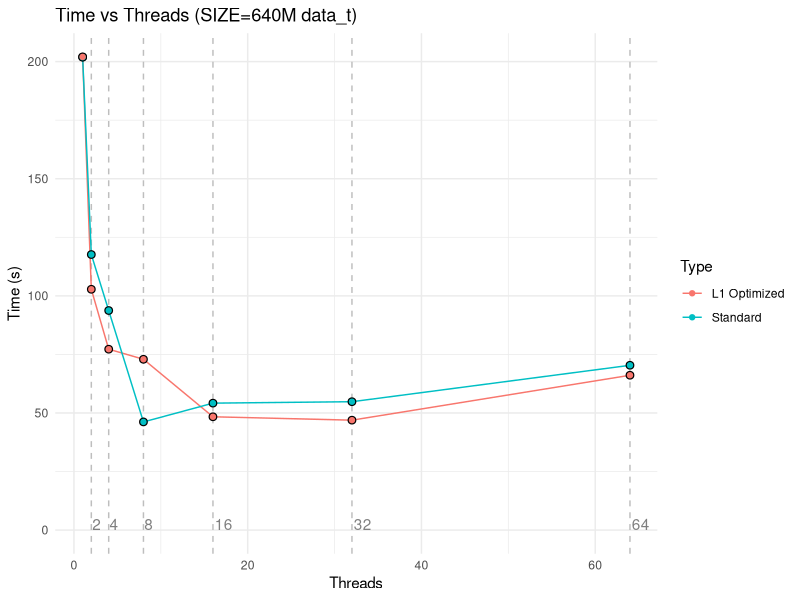
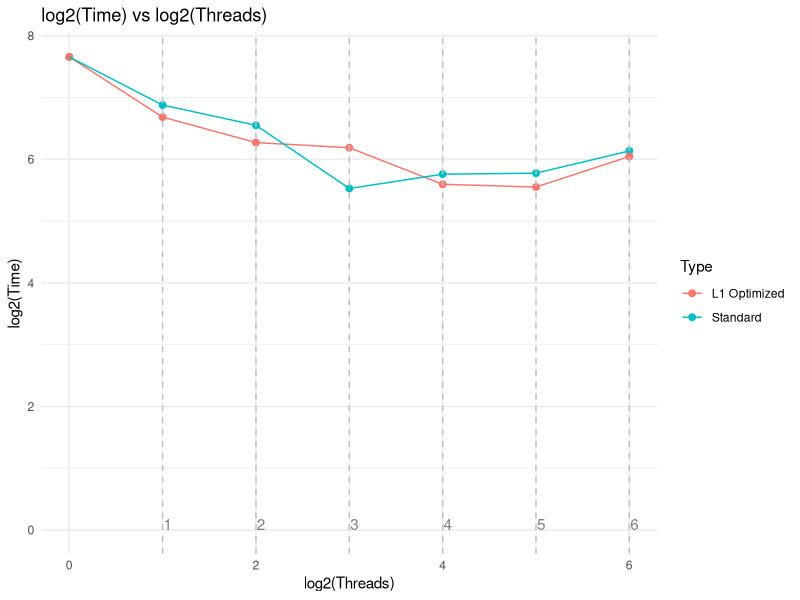
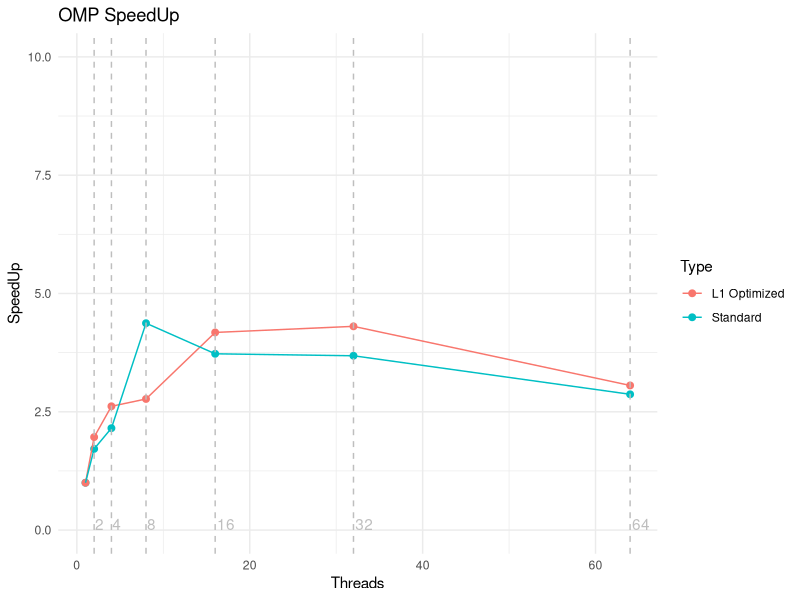
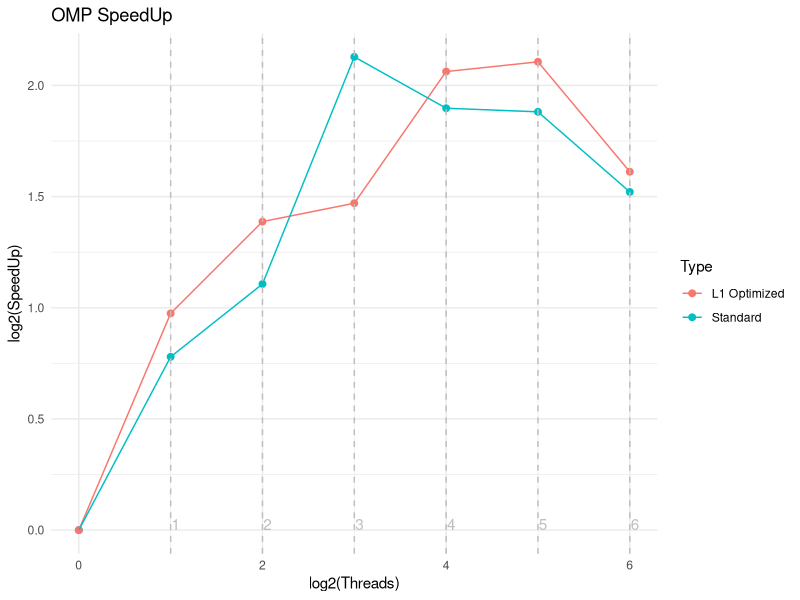
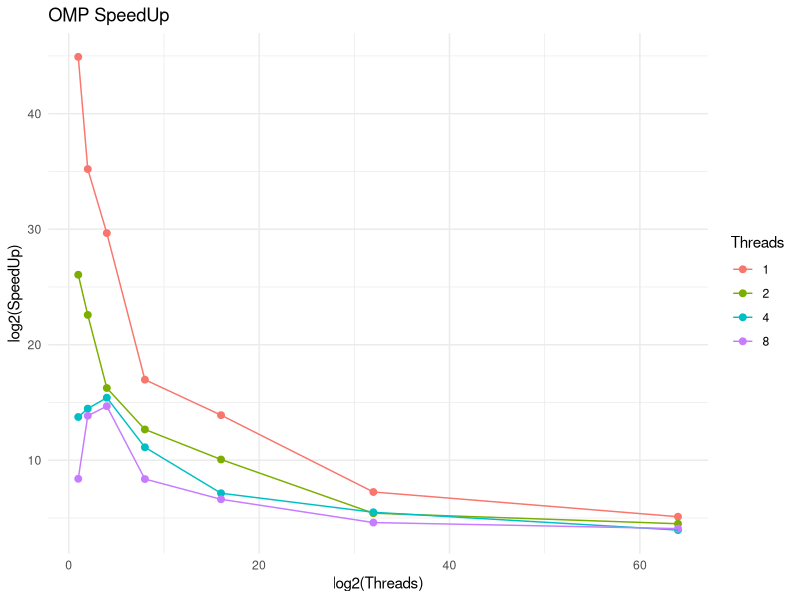

Recreate these plots in R, in order.
## ---- chunk 1
knitr::opts_chunk$set(echo = TRUE)
## ---- chunk 2
library(tidyverse)
library(ggplot2)
## ---- chunk 3
omp_timings<- read.csv("../timings/omp_scaling_640M.csv")
omp_timings<- omp_timings%>%
  group_by(Threads) %>%
  summarise(Time = mean(Time, na.rm = TRUE))
omp_timings$SpeedUp<- omp_timings$Time[1] / omp_timings$Time
omp_timings$Type= "Standard"
## ---- chunk 4
omp_timings_L1<- read.csv("../timings/omp_scaling_L1_640M.csv")
omp_timings_L1<- omp_timings_L1%>%
  group_by(Threads) %>%
  summarise(Time = min(Time, na.rm = TRUE))
omp_timings_L1$SpeedUp<- omp_timings_L1$Time[1] / omp_timings_L1$Time
omp_timings_L1$Type= "L1 Optimized"
## ---- chunk 5
df= rbind(omp_timings,omp_timings_L1)
df$Type=as.factor(df$Type)
## ---- chunk 6
df %>%
  ggplot(aes(x = Threads, y = Time, color = Type)) +
  geom_vline(xintercept = c(2,4,8,16,32,64), linetype = "dashed", color = "grey")+
  annotate("text", x = c(2,4,8,16,32,64), y = rep(0,6), label = c(2,4,8,16,32,64), 
           vjust = 0, hjust = -0.1,color="grey50")+
  geom_line() +
  geom_point(size=2.3,col="black")+
  geom_point(size=1.5)+
  labs(title = "Time vs Threads (SIZE=640M data_t)",
         x = "Threads",
         y = "Time (s)") +
    theme_minimal()
## ---- chunk 7
df %>%
  ggplot(aes(x = log2(Threads), y = log2(Time), color = Type)) +
  geom_point(size=2)+
  geom_line() +
  geom_vline(xintercept = 1:6, linetype = "dashed", color = "grey")+
  annotate("text", x = 1:6, y = rep(0,6), label = 1:6, 
           vjust = 0, hjust = -0.1,color="grey50")+
    labs(title = "log2(Time) vs log2(Threads)",
         x = "log2(Threads)",
         y = "log2(Time)") +
    theme_minimal()
## ---- chunk 8
df %>%
  ggplot(aes(x = Threads, y = SpeedUp, color = Type)) +
  geom_point(size=2)+
  geom_line() +
  geom_vline(xintercept = c(2,4,8,16,32,64), linetype = "dashed", color = "grey")+
  annotate("text", x = c(2,4,8,16,32,64), y = rep(0,6), label = c(2,4,8,16,32,64), 
           vjust = 0, hjust = -0.1,color="grey")+
  #geom_abline(intercept = 0, slope = 1, linetype = "dashed", color = "black") +
  labs(title = "OMP SpeedUp",
       x = "Threads",
       y = "SpeedUp") +
  ylim(0,10)+
  theme_minimal()
## ---- chunk 9
df %>%
  ggplot(aes(x = log2(Threads), y = log2(SpeedUp), color = Type)) +
  geom_point(size=2)+
  geom_line() +
  geom_vline(xintercept = 1:6, linetype = "dashed", color = "grey")+
  annotate("text", x = 1:6, y = rep(0,6), label = 1:6, 
           vjust = 0, hjust = -0.1,color="grey")+
  #geom_abline(intercept = 0, slope = 1, linetype = "dashed", color = "black") +
  labs(title = "OMP SpeedUp",
       x = "log2(Threads)",
       y = "log2(SpeedUp)") +
  theme_minimal()
## ---- chunk 10
threads_comparison.df<- read.csv("../timings/threads_scaling_160M.csv")
threads_comparison.df$Threads<- as.factor(threads_comparison.df$Threads)
threads_comparison.df<- threads_comparison.df %>%
  group_by(Threads,Processes) %>%
  summarise(Time = mean(Time, na.rm = TRUE))
## ---- chunk 11
threads_comparison.df %>%
  ggplot(aes(x = Processes, y = Time, color = Threads)) +
  geom_point(size=2)+
  geom_line() +
  labs(title = "OMP SpeedUp",
       x = "log2(Threads)",
       y = "log2(SpeedUp)") +
  theme_minimal()
